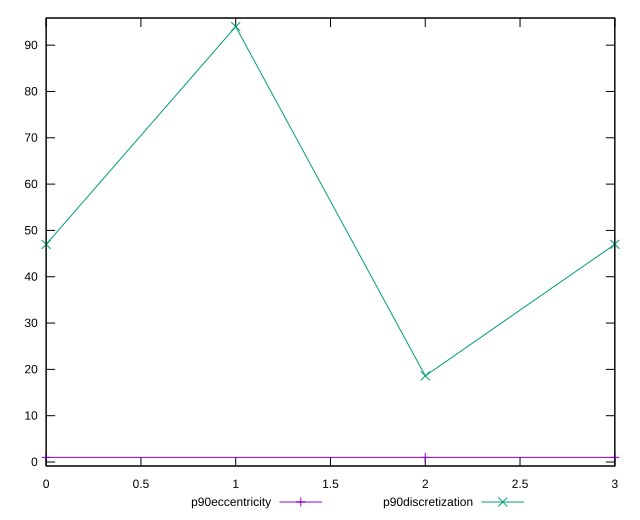

Here is the gnuplot script that generated this plot:
reset

$p90Eccentricity <<EOF
0 1.0000000000000018
2 1.0000000000000016
3 0.9999999999999988
EOF

$p90Discretization <<EOF
0 47
1 94
2 18.6
3 47
EOF

set key outside below
set xrange [0:3]
set yrange [-0.8600000000000013:95.86]
set trange [-0.8600000000000013:95.86]
set terminal svg size 640, 520 enhanced background rgb 'white'
set output "reports/report_00030_2021-02-24T20-42-31.540Z/unused-css-rules/progression/eccentricity.svg"

plot $p90Eccentricity title "p90eccentricity" with linespoints, \
     $p90Discretization title "p90discretization" with linespoints

reset
